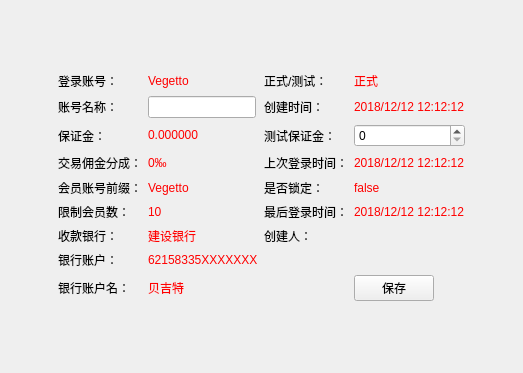
<?xml version="1.0" encoding="UTF-8"?>
<ui version="4.0">
 <class>Agent_AccountInfo</class>
 <widget class="QWidget" name="Agent_AccountInfo">
  <property name="geometry">
   <rect>
    <x>0</x>
    <y>0</y>
    <width>523</width>
    <height>373</height>
   </rect>
  </property>
  <property name="windowTitle">
   <string>Widget_Account_Info</string>
  </property>
  <layout class="QGridLayout" name="gridLayout">
   <item row="4" column="4">
    <widget class="QLabel" name="label_24">
     <property name="text">
      <string>&lt;html&gt;&lt;head/&gt;&lt;body&gt;&lt;p&gt;&lt;span style=&quot; color:#ff0000;&quot;&gt;2018/12/12 12:12:12&lt;/span&gt;&lt;/p&gt;&lt;/body&gt;&lt;/html&gt;</string>
     </property>
    </widget>
   </item>
   <item row="3" column="4">
    <widget class="QSpinBox" name="spinBox"/>
   </item>
   <item row="4" column="3">
    <widget class="QLabel" name="label_23">
     <property name="text">
      <string>上次登录时间：</string>
     </property>
    </widget>
   </item>
   <item row="5" column="2">
    <widget class="QLabel" name="label_9">
     <property name="text">
      <string>&lt;html&gt;&lt;head/&gt;&lt;body&gt;&lt;p&gt;&lt;span style=&quot; color:#ff0000;&quot;&gt;Vegetto&lt;/span&gt;&lt;/p&gt;&lt;/body&gt;&lt;/html&gt;</string>
     </property>
    </widget>
   </item>
   <item row="6" column="2">
    <widget class="QLabel" name="label_11">
     <property name="text">
      <string>&lt;html&gt;&lt;head/&gt;&lt;body&gt;&lt;p&gt;&lt;span style=&quot; color:#ff0000;&quot;&gt;10&lt;/span&gt;&lt;/p&gt;&lt;/body&gt;&lt;/html&gt;</string>
     </property>
    </widget>
   </item>
   <item row="7" column="2">
    <widget class="QLabel" name="label_13">
     <property name="text">
      <string>&lt;html&gt;&lt;head/&gt;&lt;body&gt;&lt;p&gt;&lt;span style=&quot; color:#ff0000;&quot;&gt;建设银行&lt;/span&gt;&lt;/p&gt;&lt;/body&gt;&lt;/html&gt;</string>
     </property>
    </widget>
   </item>
   <item row="6" column="1">
    <widget class="QLabel" name="label_10">
     <property name="text">
      <string>限制会员数：</string>
     </property>
    </widget>
   </item>
   <item row="2" column="4">
    <widget class="QLabel" name="label_21">
     <property name="text">
      <string>&lt;html&gt;&lt;head/&gt;&lt;body&gt;&lt;p&gt;&lt;span style=&quot; color:#ff0000;&quot;&gt;2018/12/12 12:12:12&lt;/span&gt;&lt;/p&gt;&lt;/body&gt;&lt;/html&gt;</string>
     </property>
    </widget>
   </item>
   <item row="8" column="2">
    <widget class="QLabel" name="label_15">
     <property name="text">
      <string>&lt;html&gt;&lt;head/&gt;&lt;body&gt;&lt;p&gt;&lt;span style=&quot; color:#ff0000;&quot;&gt;62158335XXXXXXX&lt;/span&gt;&lt;/p&gt;&lt;/body&gt;&lt;/html&gt;</string>
     </property>
    </widget>
   </item>
   <item row="2" column="3">
    <widget class="QLabel" name="label_20">
     <property name="text">
      <string>创建时间：</string>
     </property>
    </widget>
   </item>
   <item row="1" column="4">
    <widget class="QLabel" name="label_19">
     <property name="text">
      <string>&lt;html&gt;&lt;head/&gt;&lt;body&gt;&lt;p&gt;&lt;span style=&quot; color:#ff0000;&quot;&gt;正式&lt;/span&gt;&lt;/p&gt;&lt;/body&gt;&lt;/html&gt;</string>
     </property>
    </widget>
   </item>
   <item row="3" column="3">
    <widget class="QLabel" name="label_22">
     <property name="text">
      <string>测试保证金：</string>
     </property>
    </widget>
   </item>
   <item row="9" column="2">
    <widget class="QLabel" name="label_17">
     <property name="text">
      <string>&lt;html&gt;&lt;head/&gt;&lt;body&gt;&lt;p&gt;&lt;span style=&quot; color:#ff0000;&quot;&gt;贝吉特&lt;/span&gt;&lt;/p&gt;&lt;/body&gt;&lt;/html&gt;</string>
     </property>
    </widget>
   </item>
   <item row="1" column="1">
    <widget class="QLabel" name="label">
     <property name="text">
      <string>登录账号：</string>
     </property>
    </widget>
   </item>
   <item row="3" column="1">
    <widget class="QLabel" name="label_4">
     <property name="text">
      <string>保证金：</string>
     </property>
    </widget>
   </item>
   <item row="1" column="2">
    <widget class="QLabel" name="label_2">
     <property name="text">
      <string>&lt;html&gt;&lt;head/&gt;&lt;body&gt;&lt;p&gt;&lt;span style=&quot; color:#ff0000;&quot;&gt;Vegetto&lt;/span&gt;&lt;/p&gt;&lt;/body&gt;&lt;/html&gt;</string>
     </property>
    </widget>
   </item>
   <item row="2" column="1">
    <widget class="QLabel" name="label_3">
     <property name="text">
      <string>账号名称：</string>
     </property>
    </widget>
   </item>
   <item row="5" column="1">
    <widget class="QLabel" name="label_8">
     <property name="text">
      <string>会员账号前缀：</string>
     </property>
    </widget>
   </item>
   <item row="3" column="2">
    <widget class="QLabel" name="label_5">
     <property name="text">
      <string>&lt;html&gt;&lt;head/&gt;&lt;body&gt;&lt;p&gt;&lt;span style=&quot; color:#ff0000;&quot;&gt;0.000000&lt;/span&gt;&lt;/p&gt;&lt;/body&gt;&lt;/html&gt;</string>
     </property>
    </widget>
   </item>
   <item row="2" column="2">
    <widget class="QLineEdit" name="lineEdit">
     <property name="sizePolicy">
      <sizepolicy hsizetype="Fixed" vsizetype="Fixed">
       <horstretch>0</horstretch>
       <verstretch>0</verstretch>
      </sizepolicy>
     </property>
    </widget>
   </item>
   <item row="4" column="1">
    <widget class="QLabel" name="label_6">
     <property name="text">
      <string>交易佣金分成：</string>
     </property>
    </widget>
   </item>
   <item row="9" column="1">
    <widget class="QLabel" name="label_16">
     <property name="text">
      <string>银行账户名：</string>
     </property>
    </widget>
   </item>
   <item row="1" column="3">
    <widget class="QLabel" name="label_18">
     <property name="text">
      <string>正式/测试：</string>
     </property>
    </widget>
   </item>
   <item row="4" column="2">
    <widget class="QLabel" name="label_7">
     <property name="text">
      <string>&lt;html&gt;&lt;head/&gt;&lt;body&gt;&lt;p&gt;&lt;span style=&quot; color:#ff0000;&quot;&gt;0‰&lt;/span&gt;&lt;/p&gt;&lt;/body&gt;&lt;/html&gt;</string>
     </property>
    </widget>
   </item>
   <item row="7" column="1">
    <widget class="QLabel" name="label_12">
     <property name="text">
      <string>收款银行：</string>
     </property>
    </widget>
   </item>
   <item row="8" column="1">
    <widget class="QLabel" name="label_14">
     <property name="text">
      <string>银行账户：</string>
     </property>
    </widget>
   </item>
   <item row="5" column="3">
    <widget class="QLabel" name="label_25">
     <property name="text">
      <string>是否锁定：</string>
     </property>
    </widget>
   </item>
   <item row="5" column="4">
    <widget class="QLabel" name="label_26">
     <property name="text">
      <string>&lt;html&gt;&lt;head/&gt;&lt;body&gt;&lt;p&gt;&lt;span style=&quot; color:#ff0000;&quot;&gt;false&lt;/span&gt;&lt;/p&gt;&lt;/body&gt;&lt;/html&gt;</string>
     </property>
    </widget>
   </item>
   <item row="6" column="3">
    <widget class="QLabel" name="label_27">
     <property name="text">
      <string>最后登录时间：</string>
     </property>
    </widget>
   </item>
   <item row="0" column="2">
    <spacer name="verticalSpacer">
     <property name="orientation">
      <enum>Qt::Vertical</enum>
     </property>
     <property name="sizeHint" stdset="0">
      <size>
       <width>20</width>
       <height>40</height>
      </size>
     </property>
    </spacer>
   </item>
   <item row="7" column="3">
    <widget class="QLabel" name="label_29">
     <property name="text">
      <string>创建人：</string>
     </property>
    </widget>
   </item>
   <item row="6" column="4">
    <widget class="QLabel" name="label_28">
     <property name="text">
      <string>&lt;html&gt;&lt;head/&gt;&lt;body&gt;&lt;p&gt;&lt;span style=&quot; color:#ff0000;&quot;&gt;2018/12/12 12:12:12&lt;/span&gt;&lt;/p&gt;&lt;/body&gt;&lt;/html&gt;</string>
     </property>
    </widget>
   </item>
   <item row="7" column="4">
    <widget class="QLabel" name="label_30">
     <property name="text">
      <string/>
     </property>
    </widget>
   </item>
   <item row="9" column="4">
    <widget class="QPushButton" name="pushButton">
     <property name="sizePolicy">
      <sizepolicy hsizetype="Fixed" vsizetype="Fixed">
       <horstretch>0</horstretch>
       <verstretch>0</verstretch>
      </sizepolicy>
     </property>
     <property name="text">
      <string>保存</string>
     </property>
    </widget>
   </item>
   <item row="10" column="2">
    <spacer name="verticalSpacer_2">
     <property name="orientation">
      <enum>Qt::Vertical</enum>
     </property>
     <property name="sizeHint" stdset="0">
      <size>
       <width>20</width>
       <height>40</height>
      </size>
     </property>
    </spacer>
   </item>
   <item row="4" column="0">
    <spacer name="horizontalSpacer">
     <property name="orientation">
      <enum>Qt::Horizontal</enum>
     </property>
     <property name="sizeHint" stdset="0">
      <size>
       <width>40</width>
       <height>20</height>
      </size>
     </property>
    </spacer>
   </item>
   <item row="4" column="5">
    <spacer name="horizontalSpacer_2">
     <property name="orientation">
      <enum>Qt::Horizontal</enum>
     </property>
     <property name="sizeHint" stdset="0">
      <size>
       <width>40</width>
       <height>20</height>
      </size>
     </property>
    </spacer>
   </item>
  </layout>
 </widget>
 <layoutdefault spacing="6" margin="11"/>
 <resources/>
 <connections/>
</ui>
